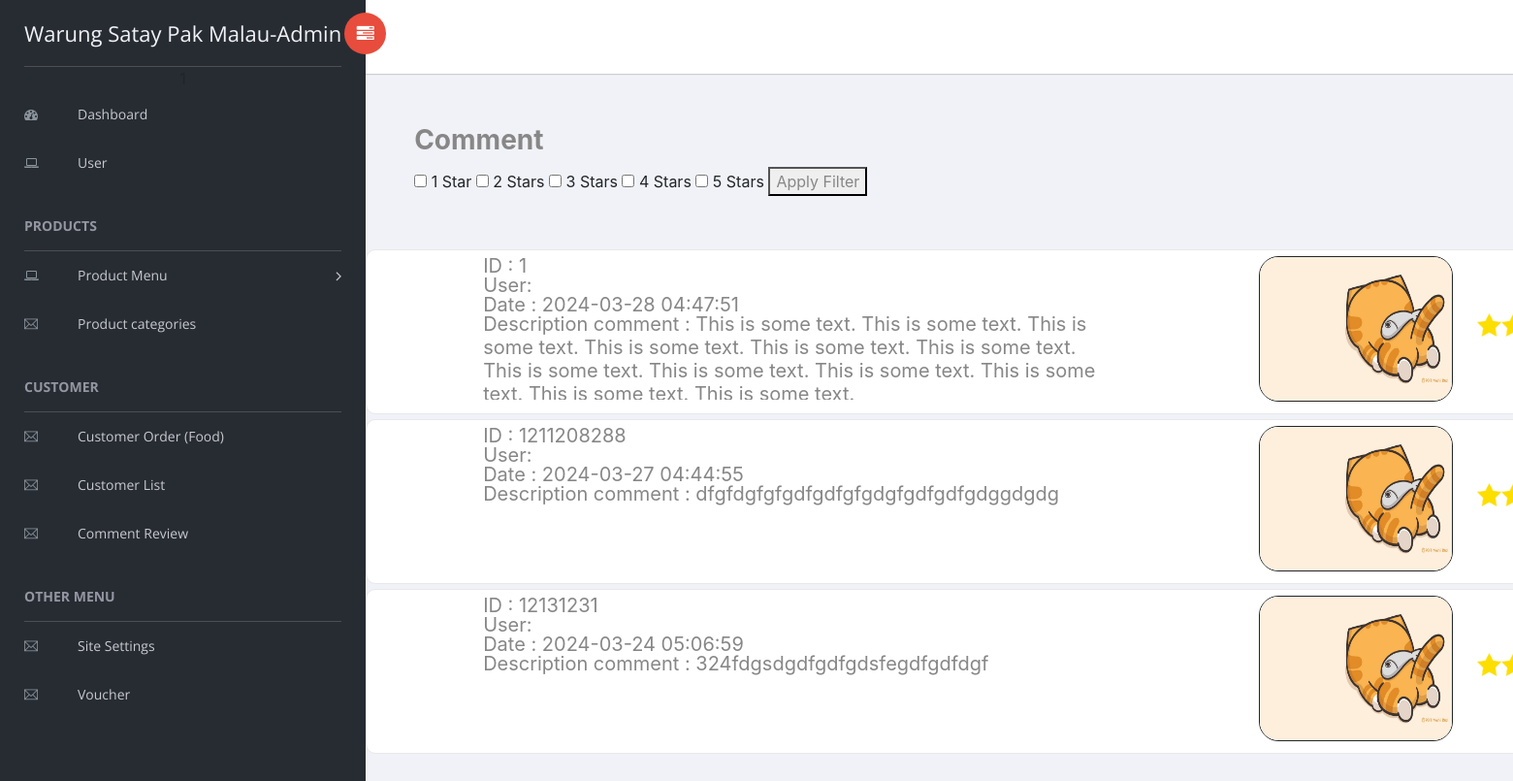
Page /admin/index.php?page=comment_review (signed in) on the committed database.
### tables this page shows
CREATE TABLE `rating` (
  `rate_id` int(30) NOT NULL,
  `user_id` varchar(30) NOT NULL,
  `order_id` varchar(30) NOT NULL,
  `rate` int(10) NOT NULL,
  `datentime` timestamp NULL DEFAULT current_timestamp(),
  `description` text NOT NULL,
  `img_comment` varchar(3000) NOT NULL
);

### admin/index.php (the view, shortened to what this page needs)
<!doctype html>
<html class="no-js" lang="en">
<head>
    <link rel="stylesheet" href="vendors/bootstrap/dist/css/bootstrap.min.css">
    <link rel="stylesheet" href="vendors/font-awesome/css/font-awesome.min.css">
    <link rel="stylesheet" href="vendors/themify-icons/css/themify-icons.css">
    <link rel="stylesheet" href="vendors/flag-icon-css/css/flag-icon.min.css">
    <link rel="stylesheet" href="vendors/selectFX/css/cs-skin-elastic.css">
    <link rel="stylesheet" href="vendors/datatables.net-bs4/css/dataTables.bootstrap4.min.css">
    <link rel="stylesheet" href="vendors/datatables.net-buttons-bs4/css/buttons.bootstrap4.min.css">
    <head>
        <link rel="stylesheet" href="vendors/bootstrap/dist/css/bootstrap.min.css">
        <link rel="stylesheet" href="vendors/font-awesome/css/font-awesome.min.css">
        <link rel="stylesheet" href="vendors/themify-icons/css/themify-icons.css">
        <link rel="stylesheet" href="vendors/flag-icon-css/css/flag-icon.min.css">
        <link rel="stylesheet" href="vendors/selectFX/css/cs-skin-elastic.css">
        <link rel="stylesheet" href="vendors/datatables.net-bs4/css/dataTables.bootstrap4.min.css">
        <link rel="stylesheet" href="vendors/datatables.net-buttons-bs4/css/buttons.bootstrap4.min.css">
        <link rel="stylesheet" href="assetsnew/css/style.css">
    </head>
    <link rel="stylesheet" href="assetsnew/css/style.css">
</head>
<body>
    <aside id="left-panel" class="left-panel">
        <nav class="navbar navbar-expand-sm navbar-default">
            <div class="navbar-header">
                <a class="navbar-brand" href="index.php?page=dashboard">Warung Satay Pak Malau-Admin</a>
            </div>
            <div id="main-menu" class="main-menu collapse navbar-collapse">
                <ul class="nav navbar-nav">
                    <li>
                        <a href="index.php?page=dashboard"> <i class="menu-icon fa fa-dashboard"></i>Dashboard </a>
                    </li>
                    <?php if($_SESSION['login_type'] == 1): ?>
                    <li>
                        <a href="index.php?page=users"> <i class="menu-icon fa fa-laptop"></i>User </a>
                    </li>
                    <?php endif; ?>
                    <h3 class="menu-title">Products</h3>
                    <li class="menu-item-has-children dropdown">
                        <a href="index.php?page=menu&category_id=all" class="dropdown-toggle" data-toggle="dropdown" aria-haspopup="true" aria-expanded="false"> <i class="menu-icon fa fa-laptop"></i>Product Menu</a>
                    </li>
                    <li >
                    <a href="index.php?page=categories"> <i class="menu-icon ti-email"></i>Product categories</a>
                    </li>
                    <h3 class="menu-title">Customer </h3>
                    <li>
                        <a href="index.php?page=orders"> <i class="menu-icon ti-email"></i>Customer Order (Food)</a>
                    </li>
                    <li>
                        <a href="index.php?page=customer_list"> <i class="menu-icon ti-email"></i>Customer List </a>
                    </li>
                    <li>
                        <a href="index.php?page=comment_review"> <i class="menu-icon ti-email"></i>Comment Review </a>
                    </li>
                    <h3 class="menu-title">Other Menu</h3>
                    <?php if($_SESSION['login_type'] == 1): ?>
                    <li>
                        <a href="index.php?page=site_settings"> <i class="menu-icon ti-email"></i>Site Settings </a>
                    </li>
                    <?php endif; ?>
                    <li>
                        <a href="index.php?page=voucher"> <i class="menu-icon ti-email"></i>Voucher </a>
                    </li>
                </ul>
            </div>
        </nav>
    </aside>
    <div id="right-panel" class="right-panel">
        <header id="header" class="header">
            <div class="header-menu">
                <div class="col-sm-7">
                    <a id="menuToggle" class="menutoggle pull-left"><i class="fa fa fa-tasks"></i></a>
                </div>
                <div class="col-sm-5">
                </div>
            </div>
        </header>
        <?php $page = isset($_GET['page']) ? $_GET['page'] : 'dashboard'; ?>
        <?php include $page . '.php' ?>
</body>
</html>

### admin/comment_review.php (shortened to what this page needs)
<?php
    include 'db_connect.php';
    $selectedDate = isset($_GET['selected_date']) ? $_GET['selected_date'] : null;
    if ($selectedDate) {
        $whereClause = "WHERE DATE(datentime) = '$selectedDate'";
    } else {
        $whereClause = "";
    }
    $limit = 10;
    $page = (isset($_GET['_page']) && $_GET['_page'] > 0) ? $_GET['_page'] - 1 : 0;
    $offset = $page > 0 ? $page * $limit : 0;
    $qry = $conn->query("SELECT * FROM rating $whereClause ORDER BY user_id ASC LIMIT $limit OFFSET $offset");
?>
<html>
<head>
</head>
<body>
    <div class="rate">
        <div class="pan">
            <p style="font-size: 28px !important;font-weight: bold !important;">Comment</p>
            <div class="filterratestar">
                <input type="checkbox" class="star-checkbox" value="1"> 1 Star
                <input type="checkbox" class="star-checkbox" value="2"> 2 Stars
                <input type="checkbox" class="star-checkbox" value="3"> 3 Stars
                <input type="checkbox" class="star-checkbox" value="4"> 4 Stars
                <input type="checkbox" class="star-checkbox" value="5"> 5 Stars
                <button onclick="handleStarFilter()">Apply Filter</button>
            </div>
        </div>
    </div>
        <?php
        while ($row = $qry->fetch_assoc()) :
        ?>
        <div class="comment">
            <p class="comment-text1">ID : <?php echo $row['user_id'] ?></p>
            <p class="comment-text2">User: <?php echo $row['user_name'] ?></p>
            <p class="comment-text3">Date : <?php echo $row['datentime'] ?></p>
            <p class="comment-text4">Description comment : <?php echo $row['description'] ?></p>
            <div class="comimg">
                <img src="../assets/img/<?php echo $row['img_comment'] ?>" style="height: 150px;width: 200px;margin-left: 900px;margin-top: -165px; border: 1px solid; border-radius: 20px;" onclick="expandImage(this)">
            </div>
            <div class="ratestar">
                <?php
                $rate = $row['rate'];
                for ($i = 1; $i <= 5; $i++) {
                    if ($i <= $rate) {
                        echo '<img src=".\assets\img\star.png" style="height: 25px;width: 25px;" id="r'.$i.'">';
                    } else {
                        echo '<img src=".\assets\img\star_empty.png" style="height: 25px;width: 25px;" id="r'.$i.'">';
                    }
                }
                ?>
            </div>
        </div>
        <?php endwhile; ?>
    </div>
</body>
</html>

### admin/comment_review.php (style rules this page uses)
.rate { padding: 50px !important; }
.pan { position: relative; }
.comment { border: 1px solid rgb(232, 232, 232); border-radius: 10px; padding: 20px; height: 170px; width: 1450px; background-color: white; margin-top: 5px; }
.comment-text1 { font-size: 20px; margin-left: 100px; margin-top: -40px !important; }
.comment-text2 { font-size: 20px; margin-left: 100px; margin-top: -20px !important; }
.comment-text3 { font-size: 20px; margin-left: 100px; margin-top: -20px !important; }
.comment-text4 { font-size: 20px; margin-left: 100px; margin-top: -20px !important; width: 650px; height: 90px; word-wrap: break-word !important; overflow: hidden !important; text-overflow: ellipsis !important; white-space: normal !important; }
.comimg { margin-left: ; margin-top: -20px; }
.ratestar { margin-left: 1125px; }

### rows in the picture
rating: user "1", datentime "2024-03-28 04:47:51", description "This is some text. This is some text. This is some text. This is some text. This is some text. This is some text. This is some text. This is some text. This is some text. This is some…", img_comment (picture)
rating: user "1211208288", datentime "2024-03-27 04:44:55", description "dfgfdgfgfgdfgdfgfgdgfgdfgdfgdggdgdg", img_comment (picture)
rating: user "12131231", datentime "2024-03-24 05:06:59", description "324fdgsdgdfgdfgdsfegdfgdfdgf", img_comment (picture)
